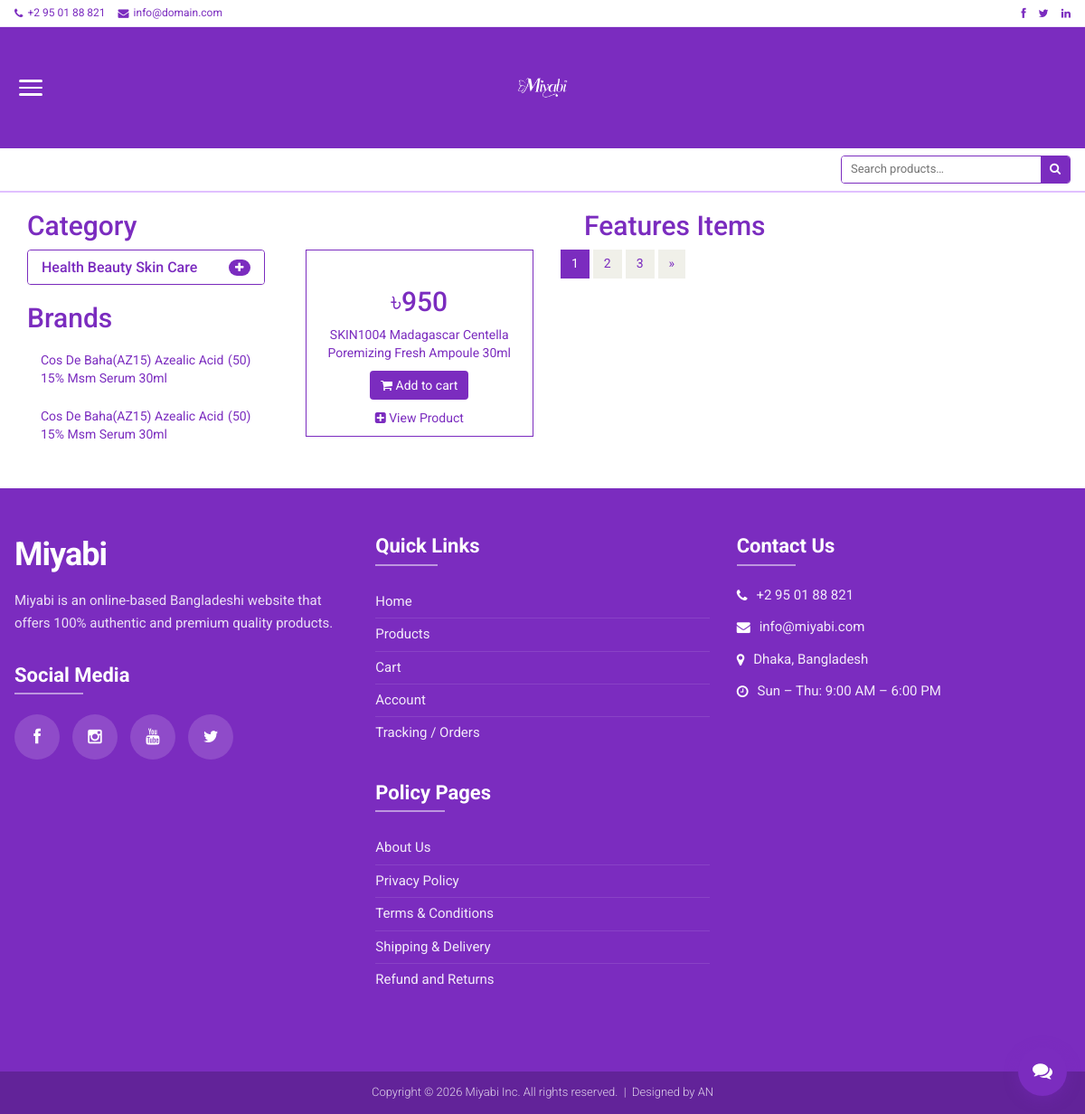
Before: /product/ with the older database file.
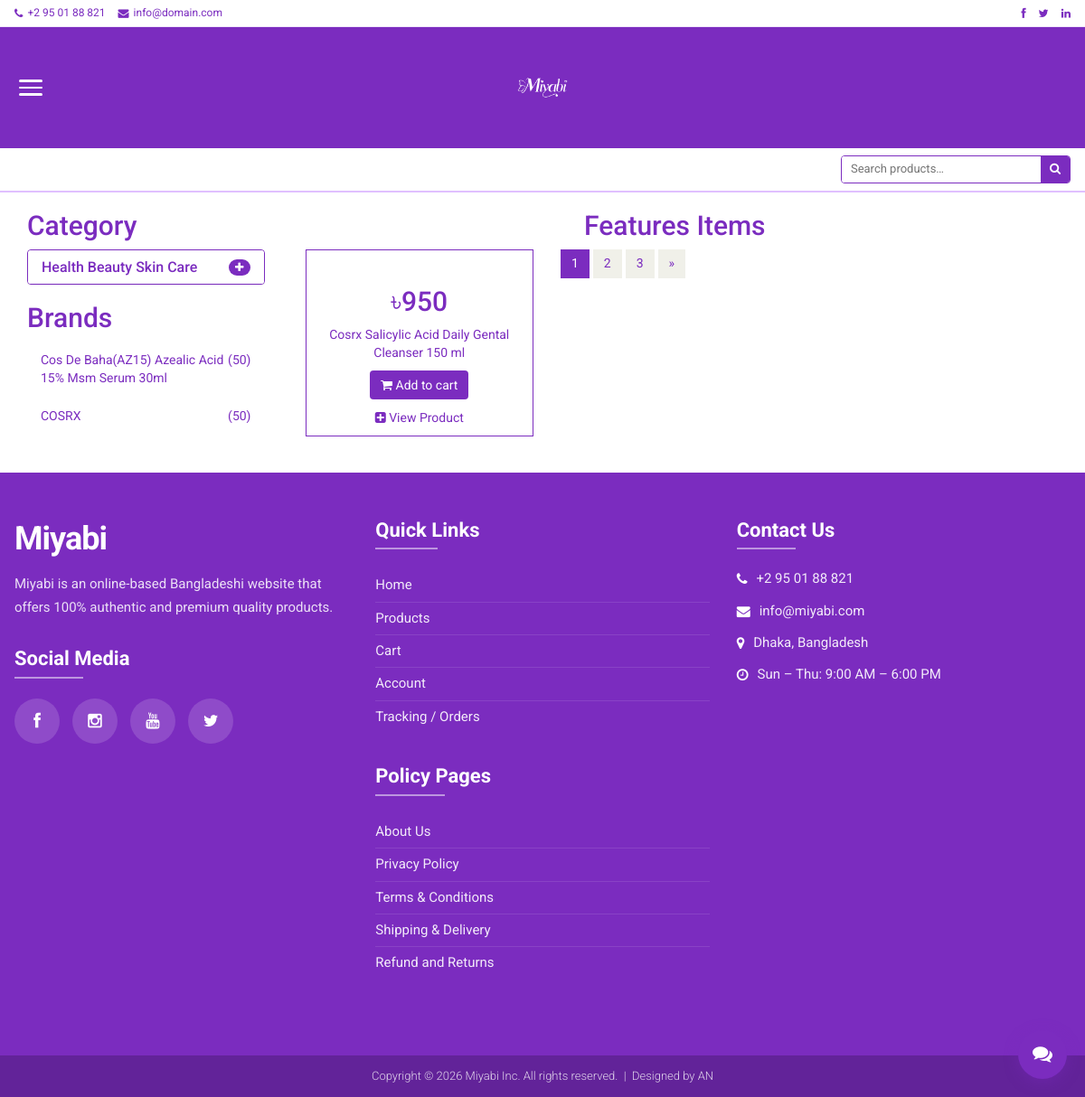
After: the same page with the newer database file.
### app/models.py (models this page shows, shortened)
class Category(models.Model):
    name = models.CharField(max_length=150)

class Brand(models.Model):
    name = models.CharField(max_length=150)

class Product(models.Model):
    AVAILABILITY_CHOICES = (('In Stock', 'In Stock'), ('Out of Stock', 'Out of Stock'))
    category     = models.ForeignKey(Category, on_delete=models.CASCADE, null=False, default='')
    subcategory  = models.ForeignKey(Subcategory, on_delete=models.CASCADE, null=False, default='')
    brand        = models.ForeignKey(Brand, on_delete=models.CASCADE, null=True)
    image        = models.ImageField(upload_to='ecoming')
    name         = models.CharField(max_length=100)
    price        = models.IntegerField()
    Availability = models.CharField(choices=AVAILABILITY_CHOICES, null=True, max_length=100)
    date         = models.DateField(auto_now_add=True)
    is_popular   = models.BooleanField(default=False)

### E_shop/views.py (the view)
# urls.py: path('product/', views.Product_page, name='product'),
def Product_page(request):
    category   = Category.objects.all()
    brand      = Brand.objects.all()
    brandID    = request.GET.get('brand')
    categoryID = request.GET.get('category')
    query      = request.GET.get('q', '').strip()
    if query:
        product = Product.objects.filter(name__icontains=query).order_by('-id')
    elif categoryID:
        product = Product.objects.filter(Subcategory=categoryID).order_by('-id')
    elif brandID:
        product = Product.objects.filter(brand=brandID).order_by('-id')
    else:
        product = Product.objects.all()
    context = {
        'category': category,
        'brand':    brand,
        'product':  product,
        'query':    query,
    }
    return render(request, 'product.html', context)

### templates/product.html (shortened to what this page needs)
{% extends 'base.html' %}
{% block body %}
<section style="background:white; color:#7B2CBF;">
    <div class="container">
        <div class="row">
            <div class="col-sm-3">
                <div class="left-sidebar" style="background:white; color:#7B2CBF;">
                    <h2 style="color:#7B2CBF;">Category</h2>
                    <div class="panel-group category-products" id="accordian">
                        {% for cat in category %}
                        <div class="panel panel-default"
                             style="background:white; border:1px solid #7B2CBF;">
                            <div class="panel-heading" style="background:white;">
                                <h4 class="panel-title">
                                    <a data-toggle="collapse"
                                       data-parent="#accordian"
                                       href="#cat{{ forloop.counter }}"
                                       style="color:#7B2CBF;">
                                        <span class="badge pull-right"
                                              style="background:#7B2CBF;">
                                            <i class="fa fa-plus"></i>
                                        </span>
                                        {{ cat.name }}
                                    </a>
                                </h4>
                            </div>
                        </div>
                        {% endfor %}
                    </div>
                    <div class="brands_products">
                        <h2 style="color:#7B2CBF;">Brands</h2>
                        <div class="brands-name">
                            <ul class="nav nav-pills nav-stacked">
                                {% for i in brand %}
                                <li>
                                    <a href="/product/?brand={{ i.id }}"
                                       style="color:#7B2CBF;">
                                        <span class="pull-right">(50)</span>
                                        {{ i.name }}
                                    </a>
                                </li>
                                {% endfor %}
                            </ul>
                        </div>
                    </div>
                </div>
            </div>
            <div class="col-sm-9 padding-right">
                <div class="features_items">
                    <h2 class="title text-center" style="color:#7B2CBF;">
                        Features Items
                    </h2>
                    {% for prod in product %}
                    <div class="col-sm-4">
                        <div class="product-image-wrapper"
                             style="border:1px solid #7B2CBF; background:white;">
                            <div class="single-products">
                                <div class="productinfo text-center"
                                     style="background:white;">
                                    <h2 style="color:#7B2CBF;">
                                        ৳{{ prod.price }}
                                    </h2>
                                    <p style="color:#7B2CBF;">
                                        {{ prod.name }}
                                    </p>
                                    <a href="{% url 'cart:cart_add' prod.id %}"
                                       class="btn btn-default add-to-cart"
                                       style="background:#7B2CBF; color:white; border:none;">
                                        <i class="fa fa-shopping-cart"></i>
                                        Add to cart
                                    </a>
                                </div>
                            </div>
                            <div class="choose">
                                <ul class="nav nav-pills nav-justified">
                                    <li>
                                        <a href="{% url 'product_detail' prod.id %}"
                                           style="color:#7B2CBF;">
                                            <i class="fa fa-plus-square"></i>
                                            View Product
                                        </a>
                                    </li>
                                </ul>
                            </div>
                        </div>
                    </div>
                    {% endfor %}
                    <ul class="pagination">
                        <li class="active">
                            <a href=""
                               style="background:#7B2CBF; border-color:#7B2CBF; color:white;">
                                1
                            </a>
                        </li>
                        <li><a href="" style="color:#7B2CBF;">2</a></li>
                        <li><a href="" style="color:#7B2CBF;">3</a></li>
                        <li><a href="" style="color:#7B2CBF;">&raquo;</a></li>
                    </ul>
                </div>
            </div>
        </div>
    </div>
</section>
{% endblock %}

### templates/base.html (shortened to what this page needs)
<!DOCTYPE html>
<html lang="en">
{% load static %}
<head>
    <link href="{% static 'css/bootstrap.min.css' %}" rel="stylesheet">
    <link href="{% static 'css/font-awesome.min.css' %}" rel="stylesheet">
    <link href="{% static 'css/prettyPhoto.css' %}" rel="stylesheet">
    <link href="{% static 'css/animate.css' %}" rel="stylesheet">
    <link href="{% static 'css/main.css' %}" rel="stylesheet">
    <link href="{% static 'css/responsive.css' %}" rel="stylesheet">
</head>
<body>
<div class="header-top">
    <div class="miy-container">
        <div class="header-top-inner">
            <ul class="contact-links">
                <li>
                    <a href="#">
                        <i class="fa fa-phone"></i>
                        <span class="link-label">+2 95 01 88 821</span>
                    </a>
                </li>
                <li>
                    <a href="#">
                        <i class="fa fa-envelope"></i>
                        <span class="link-label">info@domain.com</span>
                    </a>
                </li>
            </ul>
            <ul class="social-links">
                {% for s in social_links %}
                <li>
                    <a href="{{ s.url }}" target="_blank" rel="noopener" aria-label="{{ s.platform }}">
                        <i class="fa fa-{{ s.platform }}"></i>
                    </a>
                </li>
                {% empty %}
                <li><a href="#"><i class="fa fa-facebook"></i></a></li>
                <li><a href="#"><i class="fa fa-twitter"></i></a></li>
                <li><a href="#"><i class="fa fa-linkedin"></i></a></li>
                {% endfor %}
            </ul>
        </div>
    </div>
</div>
<div class="header-middle">
    <div class="miy-container">
        <div class="header-middle-inner">
            <button class="hamburger-btn" id="hamburgerBtn"
                    aria-label="Toggle menu" aria-expanded="false">
                <span></span><span></span><span></span>
            </button>
            <div class="logo">
                <a href="{% url 'index' %}">
                    <img src="{% static 'images/home/miy1.png' %}" alt="Miyabi Logo">
                </a>
            </div>
        </div>
    </div>
</div>
<div class="header-bottom">
    <div class="miy-container">
        <div class="header-bottom-inner">
            <form method="GET" action="{% url 'product' %}" style="margin:0;padding:0;">
                <div class="search-box">
                    <input type="text" name="q"
                           placeholder="Search products…"
                           value="{{ request.GET.q|default:'' }}">
                    <button type="submit"><i class="fa fa-search"></i></button>
                </div>
            </form>
        </div>
    </div>
</div>
{% block body %}{% endblock %}
<footer class="site-footer">
    <div class="miy-container">
        <div class="row">
            <div class="col-sm-4" style="margin-bottom:32px;">
                <span class="footer-brand-name">Miyabi</span>
                <p class="footer-brand-desc">
                    Miyabi is an online-based Bangladeshi website that offers
                    100% authentic and premium quality products.
                </p>
                <div class="footer-section-title">Social Media</div>
                <ul class="footer-socials">
                    {% for s in social_links %}
                    <li>
                        <a href="{{ s.url }}" target="_blank" rel="noopener" aria-label="{{ s.platform }}">
                            <i class="fa fa-{{ s.platform }}"></i>
                        </a>
                    </li>
                    {% empty %}
                    <li><a href="#" aria-label="Facebook"><i class="fa fa-facebook"></i></a></li>
                    <li><a href="#" aria-label="Instagram"><i class="fa fa-instagram"></i></a></li>
                    <li><a href="#" aria-label="YouTube"><i class="fa fa-youtube"></i></a></li>
                    <li><a href="#" aria-label="Twitter"><i class="fa fa-twitter"></i></a></li>
                    {% endfor %}
                </ul>
            </div>
            <div class="col-sm-4" style="margin-bottom:32px;">
                <div class="footer-section-title">Quick Links</div>
                <ul class="footer-links">
                    <li><a href="{% url 'index' %}">Home</a></li>
                    <li><a href="{% url 'product' %}">Products</a></li>
                    <li><a href="{% url 'cart:cart_detail' %}">Cart</a></li>
                    <li><a href="{% url 'account' %}">Account</a></li>
                    <li><a href="{% url 'order' %}">Tracking / Orders</a></li>
                </ul>
                <div class="footer-section-title">Policy Pages</div>
                <ul class="footer-links">
                    <li><a href="{% url 'about' %}">About Us</a></li>
                    <li><a href="{% url 'privacy_policy' %}">Privacy Policy</a></li>
                    <li><a href="{% url 'terms' %}">Terms &amp; Conditions</a></li>
                    <li><a href="{% url 'shipping_delivery' %}">Shipping &amp; Delivery</a></li>
                    <li><a href="{% url 'refund_returns' %}">Refund and Returns</a></li>
                </ul>
            </div>
            <div class="col-sm-4" style="margin-bottom:32px;">
                <div class="footer-section-title">Contact Us</div>
                <div class="footer-contact-item">
                    <i class="fa fa-phone"></i>
                    <span>+2 95 01 88 821</span>
                </div>
                <div class="footer-contact-item">
                    <i class="fa fa-envelope"></i>
                    <span>info@miyabi.com</span>
                </div>
                <div class="footer-contact-item">
                    <i class="fa fa-map-marker"></i>
                    <span>Dhaka, Bangladesh</span>
                </div>
                <div class="footer-contact-item">
                    <i class="fa fa-clock-o"></i>
                    <span>Sun – Thu: 9:00 AM – 6:00 PM</span>
                </div>
            </div>
        </div>
    </div>
    <div class="footer-bottom">
        <p>Copyright &copy; 2026 Miyabi Inc. All rights reserved. &nbsp;|&nbsp; Designed by AN</p>
    </div>
</footer>
<div id="chat-widget">
    <button id="chat-toggle" onclick="toggleChat()" aria-label="Chat with us">
        <i class="fa fa-comments" style="color:#fff; font-size:22px;"></i>
    </button>
</div>
</body>
</html>

### static/css/main.css (style rules this page uses)
body { font-family: 'Roboto', sans-serif; background: linear-gradient(135deg, #020617 0%, #0b1220 30%, #1e40af 60%, #60a5fa 100%); position: relative; font-weight:400; color: #a557c9; }
ul li { list-style: none; }
a { -webkit-transition: 300ms; -moz-transition: 300ms; -o-transition: 300ms; transition: 300ms; }
h1, h2, h3, h4, h5, h6 { font-family: 'Roboto', sans-serif; }
.header-bottom { padding-bottom: 30px; padding-top: 30px; }
.footer-bottom { background: #D6D6D0; padding-top: 10px; }
.footer-bottom p { color: #363432; font-family: 'Roboto', sans-serif; font-weight: 300; margin-left: 15px; }
.pagination { display: inline-block; margin-bottom: 25px; margin-top: 0; padding-left: 15px; }
.pagination li:first-child a, .pagination li:first-child span { border-bottom-left-radius: 0; border-top-left-radius: 0; margin-left: 0; }
.pagination li:last-child a, .pagination li:last-child span { border-bottom-right-radius: 0; border-top-right-radius: 0; }
.pagination .active a, .pagination .active span, .pagination .active a:hover, .pagination .active span:hover, .pagination .active a:focus, .pagination .active span:focus { background-color: #FE980F; border-color: #FE980F; color: #FFFFFF; cursor: default; z-index: 2; }
.pagination li a, .pagination li span { background-color: #f0f0e9; border: 0; float: left; line-height: 1.42857; margin-left: -1px; padding: 6px 12px; position: relative; text-decoration: none; margin-right: 5px; color:#000; }

Changed rows visible on the page:
removed Brand: name "Cos De Baha(AZ15) Azealic Acid 15% Msm Serum 30ml"
removed Product: price "950", name "SKIN1004 Madagascar Centella Poremizing Fresh Ampoule 30ml"
added Brand: name "COSRX"
added Product: price "950", name "Cosrx Salicylic Acid Daily Gental Cleanser 150 ml"
